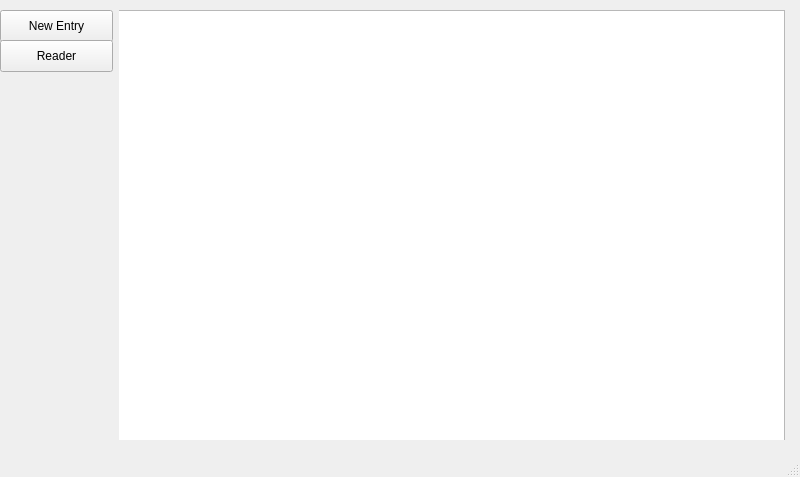
<?xml version="1.0" encoding="UTF-8"?>
<ui version="4.0">
 <class>QtDiary</class>
 <widget class="QMainWindow" name="QtDiary">
  <property name="geometry">
   <rect>
    <x>0</x>
    <y>0</y>
    <width>800</width>
    <height>477</height>
   </rect>
  </property>
  <property name="windowTitle">
   <string>QtDiary</string>
  </property>
  <widget class="QWidget" name="centralwidget">
   <widget class="QStackedWidget" name="stackedWidget">
    <property name="geometry">
     <rect>
      <x>119</x>
      <y>9</y>
      <width>671</width>
      <height>431</height>
     </rect>
    </property>
    <property name="currentIndex">
     <number>2</number>
    </property>
    <widget class="QWidget" name="WritePage">
     <widget class="QTextEdit" name="textEdit">
      <property name="geometry">
       <rect>
        <x>10</x>
        <y>0</y>
        <width>671</width>
        <height>401</height>
       </rect>
      </property>
     </widget>
     <widget class="QPushButton" name="saveButton">
      <property name="geometry">
       <rect>
        <x>550</x>
        <y>400</y>
        <width>113</width>
        <height>32</height>
       </rect>
      </property>
      <property name="text">
       <string>Save</string>
      </property>
     </widget>
    </widget>
    <widget class="QWidget" name="EntriesPage">
     <widget class="QScrollArea" name="scrollArea">
      <property name="geometry">
       <rect>
        <x>0</x>
        <y>0</y>
        <width>781</width>
        <height>391</height>
       </rect>
      </property>
      <property name="widgetResizable">
       <bool>true</bool>
      </property>
      <widget class="QWidget" name="scrollAreaWidgetContents">
       <property name="geometry">
        <rect>
         <x>0</x>
         <y>0</y>
         <width>779</width>
         <height>389</height>
        </rect>
       </property>
      </widget>
     </widget>
    </widget>
    <widget class="QWidget" name="ReadEntry">
     <widget class="QTextBrowser" name="textBrowser">
      <property name="geometry">
       <rect>
        <x>-5</x>
        <y>1</y>
        <width>671</width>
        <height>431</height>
       </rect>
      </property>
     </widget>
    </widget>
   </widget>
   <widget class="QPushButton" name="newButton">
    <property name="geometry">
     <rect>
      <x>0</x>
      <y>10</y>
      <width>113</width>
      <height>32</height>
     </rect>
    </property>
    <property name="text">
     <string>New Entry</string>
    </property>
   </widget>
   <widget class="QPushButton" name="readButton">
    <property name="geometry">
     <rect>
      <x>0</x>
      <y>40</y>
      <width>113</width>
      <height>32</height>
     </rect>
    </property>
    <property name="text">
     <string>Reader</string>
    </property>
   </widget>
  </widget>
  <widget class="QStatusBar" name="statusbar"/>
 </widget>
 <resources/>
 <connections/>
</ui>
